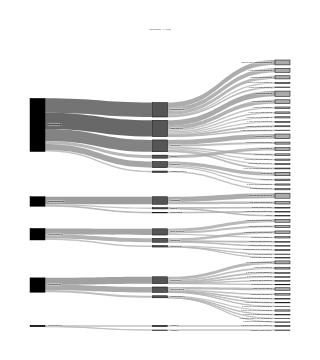

The notebook cell this image was saved under:
### Code cell
import pandas as pd
import plotly.graph_objects as go

# -------------------------------------------------------------
# 1. Build leaf counts from verifier_category
# -------------------------------------------------------------
if "verifier_category" not in df.columns:
    raise ValueError("Expected 'verifier_category' column in df.")

leaf_counts = df["verifier_category"].value_counts().to_dict()

# Map leaf -> (L1, L2) from ontology
cat_to_L1L2 = {}
for L1, subdict in ONTOLOGY.items():
    for L2, leaf_list in subdict.items():
        for leaf in leaf_list:
            if leaf in cat_to_L1L2:
                raise ValueError(f"Leaf category {leaf} appears in multiple L2 groups.")
            cat_to_L1L2[leaf] = (L1, L2)

# Keep only leaves that exist in ontology
leaf_counts = {leaf: cnt for leaf, cnt in leaf_counts.items() if leaf in cat_to_L1L2}

# -------------------------------------------------------------
# 2. Sort leaves by frequency and assign numeric indices
# -------------------------------------------------------------
sorted_leaves = sorted(leaf_counts.keys(), key=lambda c: leaf_counts[c], reverse=True)
leaf_to_index = {leaf: i + 1 for i, leaf in enumerate(sorted_leaves)}  # 1..N

leaf_mapping_df = pd.DataFrame(
    {
        "index": [leaf_to_index[leaf] for leaf in sorted_leaves],
        "category": sorted_leaves,
        "count": [leaf_counts[leaf] for leaf in sorted_leaves],
    }
).sort_values("index")
# Optional: leaf_mapping_df.to_csv("leaf_index_mapping.csv", index=False)
# print(leaf_to_index)
# -------------------------------------------------------------
# 3. Aggregate counts for L1->L2 and L2->leaf
# -------------------------------------------------------------
L1_L2_counts = {}   # (L1, L2) -> count
L2_leaf_counts = {} # (L2, leaf) -> count
L1_counts = {}
L2_counts = {}
for leaf, count in leaf_counts.items():
    L1, L2 = cat_to_L1L2[leaf]
    L1_L2_counts[(L1, L2)] = L1_L2_counts.get((L1, L2), 0) + count
    L1_counts[L1] = L1_counts.get(L1, 0) + count
    L2_counts[L2] = L2_counts.get(L2, 0) + count
    L2_leaf_counts[(L2, leaf)] = L2_leaf_counts.get((L2, leaf), 0) + count

# -------------------------------------------------------------
# 4. Build node list and links
#    Nodes: L1, L2, leaf_index (1..N)
# -------------------------------------------------------------
node_labels = []      # what is rendered
node_ids = []         # internal IDs, parallel to node_labels
node_hover = []       # custom hover text

node_index = {}

def add_node(node_id: str, label: str, hover: str) -> int:
    if node_id not in node_index:
        node_index[node_id] = len(node_labels)
        node_ids.append(node_id)
        node_labels.append(label)
        node_hover.append(hover)
    return node_index[node_id]

# L1 nodes
for L1 in ONTOLOGY.keys():
    label = L1 + " (" + str(L1_counts[L1]) + ")"
    add_node(L1, label, L1)

# L2 nodes (only those used)
used_L2 = {L2 for (L1, L2) in L1_L2_counts.keys()}
for L2 in used_L2:
    label = L2 + " (" + str(L2_counts[L2]) + ")"
    add_node(L2, label, L2)

# Leaf nodes: numeric label, full name only in hover
for leaf in sorted_leaves:
    idx = leaf_to_index[leaf]
    node_id = f"leaf_{idx}"
    label = str(idx)+". "+leaf + " (" + str(leaf_counts[leaf]) + ")"          # what’s printed
    hover = f"{idx}: {leaf}"   # what shows on hover
    add_node(node_id, label, hover)

# Links
source_indices = []
target_indices = []
values = []

# L1 -> L2
for (L1, L2), count in L1_L2_counts.items():
    s = node_index[L1]
    t = node_index[L2]
    source_indices.append(s)
    target_indices.append(t)
    values.append(count)

# L2 -> leaf
for (L2, leaf), count in L2_leaf_counts.items():
    idx = leaf_to_index[leaf]
    node_id = f"leaf_{idx}"
    s = node_index[L2]
    t = node_index[node_id]
    source_indices.append(s)
    target_indices.append(t)
    values.append(count)

# -------------------------------------------------------------
# 5. Monochrome styling + manuscript sizing
#    7" x 9" at 300 dpi → 2100 x 2700 px
#    6 pt font → 6/72 inch → at 300 dpi ≈ 25 px
# -------------------------------------------------------------
dpi = 300/5
width_px = int(3 * dpi)
height_px = int(6 * dpi)
font_size_px = int(6 / 72 * dpi)/5  # ≈ 25

max_val = max(values) if values else 1

def node_color(node_id: str) -> str:
    # L1
    if node_id in ONTOLOGY:
        return "black"
    # L2
    if any(node_id in sub for sub in ONTOLOGY.values()):
        return "#555555"
    # leaves
    return "#AAAAAA"

node_colors = [node_color(nid) for nid in node_ids]

def link_color(v: float) -> str:
    intensity = max(40, 180 - int(140 * (v / max_val)))
    return f"rgba({intensity},{intensity},{intensity},0.7)"

link_colors = [link_color(v) for v in values]

# -------------------------------------------------------------
# 6. Build and save the figure
# -------------------------------------------------------------
fig = go.Figure(
    data=[
        go.Sankey(
            arrangement="snap",
            node=dict(
                pad=10,
                thickness=15,
                line=dict(color="black", width=0.5),
                label=node_labels,
                color=node_colors,
                customdata=node_hover,
                hovertemplate="%{customdata}<extra></extra>",
            ),
            link=dict(
                source=source_indices,
                target=target_indices,
                value=values,
                color=link_colors,
                hovertemplate="Count: %{value}<extra></extra>",
            ),
        )
    ]
)

fig.update_layout(
    title=dict(
        text="Scale-up Ontology Flow (L1 → L2 → Leaf Index)",
        font=dict(size=font_size_px, color="black"),
        x=0.5,
        xanchor="center",
    ),
    font=dict(size=font_size_px, color="black"),
    plot_bgcolor="white",
    paper_bgcolor="white",
    width=width_px,
    height=height_px,
    margin=dict(l=30, r=30, t=60, b=30),
)
fig.write_image("scaleup_sankey_indexed2.svg", width=width_px, height=height_px, scale=2)
fig.show()

print("Saved: scaleup_sankey_indexed.png and scaleup_sankey_indexed.svg")
print("Leaf index mapping is in leaf_mapping_df (for caption / SI).")

### Figure 1 — Plotly figure (JSON) as saved in the notebook; plotly's stock layout.template omitted (floating-point values rounded to 4 significant figures)
{"data": [{"arrangement": "snap", "link": {"color": ["rgba(40,40,40,0.7)", "rgba(116,116,116,0.7)", "rgba(57,57,57,0.7)", "rgba(79,79,79,0.7)", "rgba(127,127,127,0.7)", "rgba(154,154,154,0.7)", "rgba(122,122,122,0.7)", "rgba(127,127,127,0.7)", "rgba(134,134,134,0.7)", "rgba(147,147,147,0.7)", "rgba(168,168,168,0.7)", "rgba(168,168,168,0.7)", "rgba(168,168,168,0.7)", "rgba(163,163,163,0.7)", "rgba(169,169,169,0.7)", "rgba(175,175,175,0.7)", "rgba(180,180,180,0.7)", "rgba(134,134,134,0.7)", "rgba(137,137,137,0.7)", "rgba(138,138,138,0.7)", "rgba(140,140,140,0.7)", "rgba(145,145,145,0.7)", "rgba(147,147,147,0.7)", "rgba(150,150,150,0.7)", "rgba(153,153,153,0.7)", "rgba(154,154,154,0.7)", "rgba(155,155,155,0.7)", "rgba(156,156,156,0.7)", "rgba(159,159,159,0.7)", "rgba(159,159,159,0.7)", "rgba(159,159,159,0.7)", "rgba(163,163,163,0.7)", "rgba(163,163,163,0.7)", "rgba(165,165,165,0.7)", "rgba(165,165,165,0.7)", "rgba(167,167,167,0.7)", "rgba(167,167,167,0.7)", "rgba(167,167,167,0.7)", "rgba(167,167,167,0.7)", "rgba(168,168,168,0.7)", "rgba(168,168,168,0.7)", "rgba(168,168,168,0.7)", "rgba(170,170,170,0.7)", "rgba(170,170,170,0.7)", "rgba(170,170,170,0.7)", "rgba(170,170,170,0.7)", "rgba(170,170,170,0.7)", "rgba(170,170,170,0.7)", "rgba(171,171,171,0.7)", "rgba(171,171,171,0.7)", "rgba(172,172,172,0.7)", "rgba(173,173,173,0.7)", "rgba(173,173,173,0.7)", "rgba(173,173,173,0.7)", "rgba(174,174,174,0.7)", "rgba(174,174,174,0.7)", "rgba(175,175,175,0.7)", "rgba(175,175,175,0.7)", "rgba(175,175,175,0.7)", "rgba(175,175,175,0.7)", "rgba(175,175,175,0.7)", "rgba(176,176,176,0.7)", "rgba(176,176,176,0.7)", "rgba(177,177,177,0.7)", "rgba(178,178,178,0.7)", "rgba(178,178,178,0.7)", "rgba(178,178,178,0.7)", "rgba(179,179,179,0.7)", "rgba(180,180,180,0.7)", "rgba(180,180,180,0.7)", "rgba(180,180,180,0.7)", "rgba(180,180,180,0.7)"], "hovertemplate": "Count: %{value}<extra></extra>", "source": [0, 4, 0, 0, 0, 0, 3, 1, 3, 1, 0, 2, 1, 3, 4, 4, 2, 14, 20, 12, 9, 12, 14, 11, 12, 10, 18, 5, 20, 16, 17, 9, 5, 9, 18, 14, 16, 14, 11, 15, 12, 21, 5, 13, 19, 14, 9, 14, 9, 11, 14, 18, 9, 17, 6, 12, 18, 7, 16, 17, 6, 14, 16, 19, 18, 16, 19, 13, 18, 19, 13, 8], "target": [14, 20, 12, 9, 11, 10, 18, 5, 16, 17, 15, 21, 13, 19, 6, 7, 8, 22, 23, 24, 25, 26, 27, 28, 29, 30, 31, 32, 33, 34, 35, 36, 37, 38, 39, 40, 41, 42, 43, 44, 45, 46, 47, 48, 49, 50, 51, 52, 53, 54, 55, 56, 57, 58, 59, 60, 61, 62, 63, 64, 65, 66, 67, 68, 69, 70, 71, 72, 73, 74, 75, 76], "value": [2075, 955, 1834, 1509, 787, 390, 874, 790, 694, 498, 182, 178, 185, 261, 171, 84, 1, 688, 639, 625, 601, 533, 490, 448, 405, 390, 381, 367, 316, 315, 312, 262, 260, 237, 233, 205, 197, 194, 193, 182, 179, 178, 163, 160, 160, 153, 150, 150, 146, 146, 125, 117, 113, 109, 94, 92, 87, 84, 79, 77, 77, 70, 61, 54, 43, 42, 41, 20, 13, 6, 5, 1]}, "node": {"color": ["black", "black", "black", "black", "black", "#555555", "#555555", "#555555", "#555555", "#555555", "#555555", "#555555", "#555555", "#555555", "#555555", "#555555", "#555555", "#555555", "#555555", "#555555", "#555555", "#555555", "#AAAAAA", "#AAAAAA", "#AAAAAA", "#AAAAAA", "#AAAAAA", "#AAAAAA", "#AAAAAA", "#AAAAAA", "#AAAAAA", "#AAAAAA", "#AAAAAA", "#AAAAAA", "#AAAAAA", "#AAAAAA", "#AAAAAA", "#AAAAAA", "#AAAAAA", "#AAAAAA", "#AAAAAA", "#AAAAAA", "#AAAAAA", "#AAAAAA", "#AAAAAA", "#AAAAAA", "#AAAAAA", "#AAAAAA", "#AAAAAA", "#AAAAAA", "#AAAAAA", "#AAAAAA", "#AAAAAA", "#AAAAAA", "#AAAAAA", "#AAAAAA", "#AAAAAA", "#AAAAAA", "#AAAAAA", "#AAAAAA", "#AAAAAA", "#AAAAAA", "#AAAAAA", "#AAAAAA", "#AAAAAA", "#AAAAAA", "#AAAAAA", "#AAAAAA", "#AAAAAA", "#AAAAAA", "#AAAAAA", "#AAAAAA", "#AAAAAA", "#AAAAAA", "#AAAAAA", "#AAAAAA", "#AAAAAA"], "customdata": ["Chemical_Conditions", "Workup_and_Purification", "Specialized_Chemistries", "Process_Engineering", "Strategy_and_Optimization", "Extraction_and_Workup", "Fallback", "Screening_Modeling", "Halogenation", "Solvent_Phase", "Additives", "Acid_Base_pH", "Stoichiometry_Kinetics", "Impurity_and_QC", "Reagents_Catalysts", "ProtectingGroups_Substrate", "Reactor_and_Hardware", "Crystallization", "Flow_and_Solids", "Atmosphere_and_Safety", "Route_Design", "Biocatalysis", "1: change_of_primary_reagent", "2: entirely_new_route_or_step_replacement", "3: temperature_setpoint_or_temperature_ramp_optimization", "4: solvent_change_for_solubility", "5: change_of_addition_order_or_feed_profile", "6: change_of_catalyst_or_ligand_identity", "7: change_of_base", "8: optimization_of_reagent_stoichiometry", "9: change_of_additive", "10: batch_to_flow_or_flow_process_implementation", "11: improved_impurity_purge_or_byproduct_control", "12: step_reordering_or_telescope_strategy", "13: custom_or_novel_reactor_design", "14: crystallization_solvent_or_antisolvent_optimization", "15: solvent_change_for_safety_or_green_chemistry", "16: drying_or_isolation_process_optimization", "17: solvent_change_for_reactivity", "18: clogging_or_fouling_mitigation", "19: optimization_of_catalyst_loading", "20: improved_mixing_or_impeller_design", "21: change_of_oxidant_or_oxidation_protocol", "22: change_of_acid", "23: protecting_group_change_or_removal", "24: hold_time_or_residence_time_optimization", "25: biocatalytic_or_enzymatic_route_change_or_optimization", "26: improved_quench_or_neutralization", "27: improved_in_process_control_or_analytical_method", "28: condition_change_to_reduce_or_remove_process_hazard", "29: replacement_of_costly_or_low_purity_reagent", "30: phase_behavior_or_biphasic_system_optimization", "31: change_of_reductant_or_reduction_protocol", "32: solvent_change_to_reduce_side_products", "33: optimization_of_acid_or_base_stoichiometry", "34: replacement_of_unstable_or_impure_reagent", "35: gas_evolution_or_mass_transfer_management", "36: solvent_system_optimization_or_cosolvent_addition", "37: polymorph_or_solid_form_management", "38: insufficient_information_to_classify", "39: pressure_or_gas_headspace_optimization", "40: slurry_handling_or_particle_size_optimization", "41: process_modeling_or_digital_twin_guided_change", "42: improved_heat_transfer_or_temperature_control_hardware", "43: crystallization_nucleation_or_seed_control", "44: other", "45: reagent_change_to_reduce_waste_or_increase_green_score", "46: improved_photochemical_reactor_or_light_delivery", "47: optimization_of_inert_atmosphere_or_deoxygenation", "48: packed_bed_or_fixed_bed_optimization", "49: improved_electrochemical_reactor_or_electrode_system", "50: thermal_runaway_mitigation_or_quench_safety_modification", "51: feedstock_or_supplier_variability_management", "52: continuous_process_intensification", "53: optimization_of_oxygen_or_gas_enriched_environment", "54: tolerance_of_reagent_or_feed_impurities", "55: optimization_of_halogenation_protocol"], "hovertemplate": "%{customdata}<extra></extra>", "label": ["Chemical_Conditions (6777)", "Workup_and_Purification (1473)", "Specialized_Chemistries (179)", "Process_Engineering (1829)", "Strategy_and_Optimization (1210)", "Extraction_and_Workup (790)", "Fallback (171)", "Screening_Modeling (84)", "Halogenation (1)", "Solvent_Phase (1509)", "Additives (390)", "Acid_Base_pH (787)", "Stoichiometry_Kinetics (1834)", "Impurity_and_QC (185)", "Reagents_Catalysts (2075)", "ProtectingGroups_Substrate (182)", "Reactor_and_Hardware (694)", "Crystallization (498)", "Flow_and_Solids (874)", "Atmosphere_and_Safety (261)", "Route_Design (955)", "Biocatalysis (178)", "1. change_of_primary_reagent (688)", "2. entirely_new_route_or_step_replacement (639)", "3. temperature_setpoint_or_temperature_ramp_optimization (625)", "4. solvent_change_for_solubility (601)", "5. change_of_addition_order_or_feed_profile (533)", "6. change_of_catalyst_or_ligand_identity (490)", "7. change_of_base (448)", "8. optimization_of_reagent_stoichiometry (405)", "9. change_of_additive (390)", "10. batch_to_flow_or_flow_process_implementation (381)", "11. improved_impurity_purge_or_byproduct_control (367)", "12. step_reordering_or_telescope_strategy (316)", "13. custom_or_novel_reactor_design (315)", "14. crystallization_solvent_or_antisolvent_optimization (312)", "15. solvent_change_for_safety_or_green_chemistry (262)", "16. drying_or_isolation_process_optimization (260)", "17. solvent_change_for_reactivity (237)", "18. clogging_or_fouling_mitigation (233)", "19. optimization_of_catalyst_loading (205)", "20. improved_mixing_or_impeller_design (197)", "21. change_of_oxidant_or_oxidation_protocol (194)", "22. change_of_acid (193)", "23. protecting_group_change_or_removal (182)", "24. hold_time_or_residence_time_optimization (179)", "25. biocatalytic_or_enzymatic_route_change_or_optimization (178)", "26. improved_quench_or_neutralization (163)", "27. improved_in_process_control_or_analytical_method (160)", "28. condition_change_to_reduce_or_remove_process_hazard (160)", "29. replacement_of_costly_or_low_purity_reagent (153)", "30. phase_behavior_or_biphasic_system_optimization (150)", "31. change_of_reductant_or_reduction_protocol (150)", "32. solvent_change_to_reduce_side_products (146)", "33. optimization_of_acid_or_base_stoichiometry (146)", "34. replacement_of_unstable_or_impure_reagent (125)", "35. gas_evolution_or_mass_transfer_management (117)", "36. solvent_system_optimization_or_cosolvent_addition (113)", "37. polymorph_or_solid_form_management (109)", "38. insufficient_information_to_classify (94)", "39. pressure_or_gas_headspace_optimization (92)", "40. slurry_handling_or_particle_size_optimization (87)", "41. process_modeling_or_digital_twin_guided_change (84)", "42. improved_heat_transfer_or_temperature_control_hardware (79)", "43. crystallization_nucleation_or_seed_control (77)", "44. other (77)", "45. reagent_change_to_reduce_waste_or_increase_green_score (70)", "46. improved_photochemical_reactor_or_light_delivery (61)", "47. optimization_of_inert_atmosphere_or_deoxygenation (54)", "48. packed_bed_or_fixed_bed_optimization (43)", "49. improved_electrochemical_reactor_or_electrode_system (42)", "50. thermal_runaway_mitigation_or_quench_safety_modification (41)", "51. feedstock_or_supplier_variability_management (20)", "52. continuous_process_intensification (13)", "53. optimization_of_oxygen_or_gas_enriched_environment (6)", "54. tolerance_of_reagent_or_feed_impurities (5)", "55. optimization_of_halogenation_protocol (1)"], "line": {"color": "black", "width": 0.5}, "pad": 10, "thickness": 15}, "type": "sankey"}], "layout": {"font": {"color": "black", "size": 1}, "height": 360, "margin": {"b": 30, "l": 30, "r": 30, "t": 60}, "paper_bgcolor": "white", "plot_bgcolor": "white", "title": {"font": {"color": "black", "size": 1}, "text": "Scale-up Ontology Flow (L1 → L2 → Leaf Index)", "x": 0.5, "xanchor": "center"}, "width": 180}}
